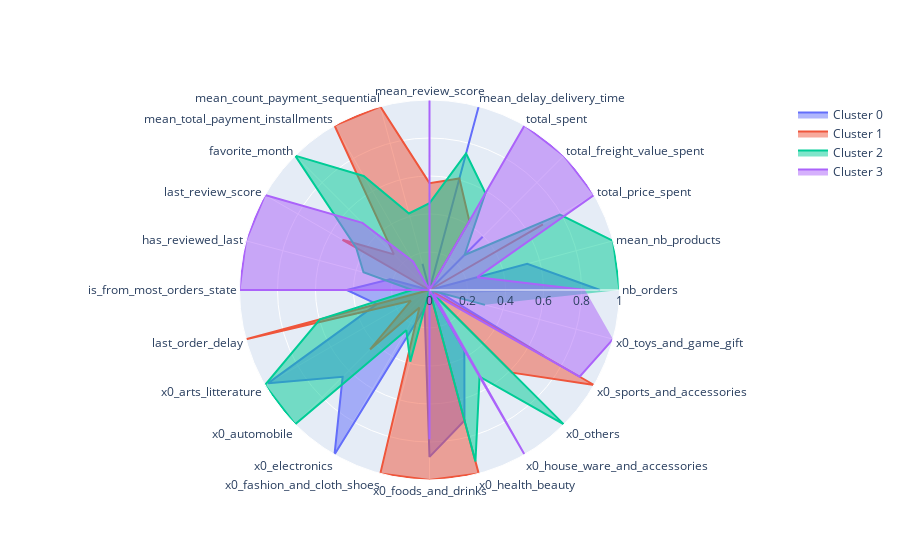

Source (notebook cell):
### Code cell
utils2.plot_radars(kmeans_clusters,"kmeans_label_1",[0,1,2,3,4])
#plot_radars(kmeans_clusters,"kmeans_label_1",[2,3])
 
 
            
#exlude_cols=[col for col in kmeans_clusters.columns.tolist() if col not in ['kmeans_label_1','kmeans_label_2','index']  if not col.startswith('pca')]
#utils2.plot_radars(kmeans_clusters, 'kmeans_label_1','moyennes des variables par clusters',exlude_cols)

### Figure 1 — Plotly figure (JSON) as saved in the notebook; plotly's stock layout.template omitted (floating-point values rounded to 4 significant figures)
{"data": [{"fill": "toself", "name": "Cluster 0", "r": [0.8977, 0.5326, 0, 0.3959, 0, 1, 0, 0.1428, 0, 0, 0, 0.2156, 0.435, 0.2869, 0.9807, 0.6466, 1, 0.101, 0.8785, 0.7111, 0.3669, 0, 0.6941, 0.05938, 0.2869, 0.2869, 0], "theta": ["nb_orders", "mean_nb_products", "total_price_spent", "total_freight_value_spent", "total_spent", "mean_delay_delivery_time", "mean_review_score", "mean_count_payment_sequential", "mean_total_payment_installments", "favorite_month", "last_review_score", "has_reviewed_last", "is_from_most_orders_state", "last_order_delay", "x0_arts_litterature", "x0_automobile", "x0_electronics", "x0_fashion_and_cloth_shoes", "x0_foods_and_drinks", "x0_health_beauty", "x0_house_ware_and_accessories", "x0_others", "x0_sports_and_accessories", "x0_toys_and_game_gift"], "type": "scatterpolar"}, {"fill": "toself", "name": "Cluster 1", "r": [0, 0, 0.6897, 0, 0.4193, 0.6076, 0.5623, 1, 1, 0.265, 0.5286, 0, 0, 1.0, 0.1126, 0.4422, 0.1061, 1, 1, 1, 0, 0.6149, 1, 0, 1.0, 1, 1], "theta": ["nb_orders", "mean_nb_products", "total_price_spent", "total_freight_value_spent", "total_spent", "mean_delay_delivery_time", "mean_review_score", "mean_count_payment_sequential", "mean_total_payment_installments", "favorite_month", "last_review_score", "has_reviewed_last", "is_from_most_orders_state", "last_order_delay", "x0_arts_litterature", "x0_automobile", "x0_electronics", "x0_fashion_and_cloth_shoes", "x0_foods_and_drinks", "x0_health_beauty", "x0_house_ware_and_accessories", "x0_others", "x0_sports_and_accessories", "x0_toys_and_game_gift"], "type": "scatterpolar"}, {"fill": "toself", "name": "Cluster 2", "r": [1.0, 1, 0.7927, 0.2608, 0.5884, 0.7437, 0.4568, 0.417, 0.693, 1, 0.4458, 0.3599, 0.09081, 0.5971, 1, 1, 0.2441, 0.3903, 0, 0.9343, 0.5267, 1, 0, 0.3022, 0.5971, 0.5971, 2], "theta": ["nb_orders", "mean_nb_products", "total_price_spent", "total_freight_value_spent", "total_spent", "mean_delay_delivery_time", "mean_review_score", "mean_count_payment_sequential", "mean_total_payment_installments", "favorite_month", "last_review_score", "has_reviewed_last", "is_from_most_orders_state", "last_order_delay", "x0_arts_litterature", "x0_automobile", "x0_electronics", "x0_fashion_and_cloth_shoes", "x0_foods_and_drinks", "x0_health_beauty", "x0_house_ware_and_accessories", "x0_others", "x0_sports_and_accessories", "x0_toys_and_game_gift"], "type": "scatterpolar"}, {"fill": "toself", "name": "Cluster 3", "r": [0.8185, 0.2604, 1, 1, 1, 0, 1, 0, 0.1739, 0.4995, 1, 1, 1, 0, 0, 0, 0, 0, 0.7857, 0, 1, 0.03114, 0.9124, 1, 0, 0, 3], "theta": ["nb_orders", "mean_nb_products", "total_price_spent", "total_freight_value_spent", "total_spent", "mean_delay_delivery_time", "mean_review_score", "mean_count_payment_sequential", "mean_total_payment_installments", "favorite_month", "last_review_score", "has_reviewed_last", "is_from_most_orders_state", "last_order_delay", "x0_arts_litterature", "x0_automobile", "x0_electronics", "x0_fashion_and_cloth_shoes", "x0_foods_and_drinks", "x0_health_beauty", "x0_house_ware_and_accessories", "x0_others", "x0_sports_and_accessories", "x0_toys_and_game_gift"], "type": "scatterpolar"}, {"fill": "toself", "name": "Cluster 4", "r": [], "theta": ["nb_orders", "mean_nb_products", "total_price_spent", "total_freight_value_spent", "total_spent", "mean_delay_delivery_time", "mean_review_score", "mean_count_payment_sequential", "mean_total_payment_installments", "favorite_month", "last_review_score", "has_reviewed_last", "is_from_most_orders_state", "last_order_delay", "x0_arts_litterature", "x0_automobile", "x0_electronics", "x0_fashion_and_cloth_shoes", "x0_foods_and_drinks", "x0_health_beauty", "x0_house_ware_and_accessories", "x0_others", "x0_sports_and_accessories", "x0_toys_and_game_gift"], "type": "scatterpolar"}], "layout": {"polar": {"radialaxis": {"range": [0, 1], "visible": true}}, "showlegend": true, "title": {"font": {"size": 18}, "text": "", "x": 0.5, "xanchor": "center", "y": 0.95, "yanchor": "top"}}}
